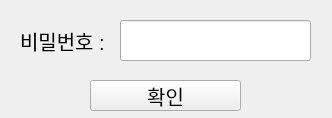
<?xml version="1.0" encoding="UTF-8"?>
<ui version="4.0">
 <class>Form</class>
 <widget class="QWidget" name="Form">
  <property name="geometry">
   <rect>
    <x>0</x>
    <y>0</y>
    <width>332</width>
    <height>118</height>
   </rect>
  </property>
  <property name="windowTitle">
   <string>Form</string>
  </property>
  <widget class="QLabel" name="label">
   <property name="geometry">
    <rect>
     <x>20</x>
     <y>20</y>
     <width>111</width>
     <height>41</height>
    </rect>
   </property>
   <property name="font">
    <font>
     <pointsize>15</pointsize>
    </font>
   </property>
   <property name="text">
    <string>비밀번호 : </string>
   </property>
  </widget>
  <widget class="QLineEdit" name="password_edit">
   <property name="geometry">
    <rect>
     <x>120</x>
     <y>20</y>
     <width>191</width>
     <height>41</height>
    </rect>
   </property>
   <property name="font">
    <font>
     <pointsize>15</pointsize>
    </font>
   </property>
  </widget>
  <widget class="QPushButton" name="btn_ok">
   <property name="geometry">
    <rect>
     <x>90</x>
     <y>80</y>
     <width>151</width>
     <height>31</height>
    </rect>
   </property>
   <property name="font">
    <font>
     <pointsize>15</pointsize>
    </font>
   </property>
   <property name="text">
    <string>확인</string>
   </property>
  </widget>
 </widget>
 <resources/>
 <connections/>
</ui>
